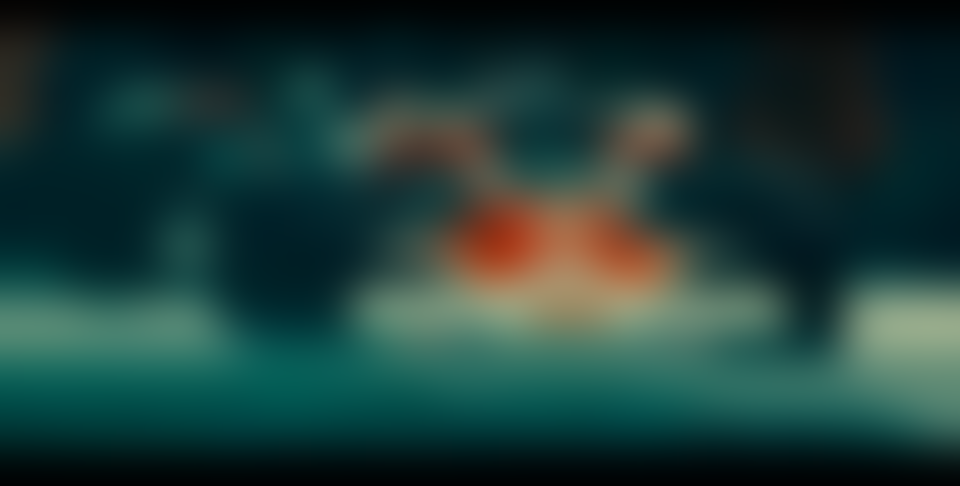
#> input picture qrcodes/Posters/Ready_masks/10_mask.png, 960 x 486 px, found by its file name; its folder holds 4 pictures in this run
$ python testqr.py
#> lines starting #> are read from the running program, lines starting #| are printed output that depends on the picture
import os

import qrcode
from qrcode.image.styledpil import StyledPilImage
from qrcode.image.styles.moduledrawers.pil import RoundedModuleDrawer
from qrcode.image.styles.colormasks import ImageColorMask
from PIL import Image, ImageFilter


def resize_mask(filename):
#> called with filename = '10_mask.png'
    img = Image.open("Ready_masks/" + filename)
#> img is the input picture: PIL image 960x486 RGB; mean R, G, B 30.4, 60.4, 56.1
    img = img.resize((300, 300))
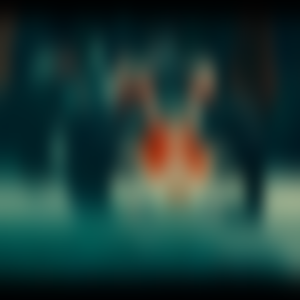
#> img: PIL image 300x300 RGB; mean R, G, B 30.4, 60.4, 56.1
    img.save("Ready_masks/" + filename)


file_list = os.listdir("../Posters/Ready_masks")
for file in file_list:
    print(file)
    resize_mask(file)
#> pass 2 of the loop `for file in file_list:`:
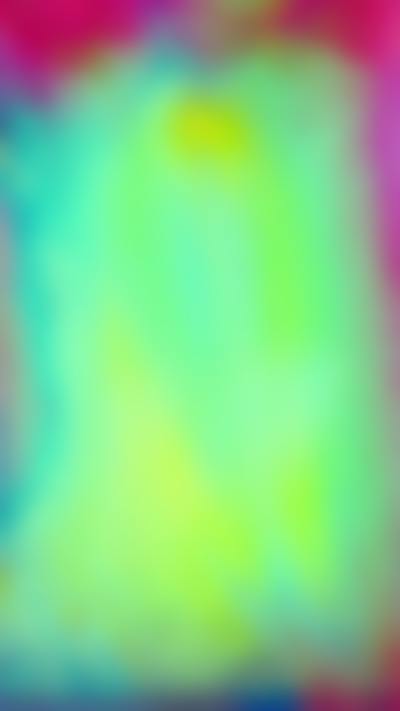
#> input picture qrcodes/Posters/Ready_masks/11_mask.png, 800 x 1422 px, found by its file name (shown at 1/2 size)
#> in resize_mask, img is the input picture: PIL image 800x1422 RGB; mean R, G, B 130.2, 201, 136.6
#> in resize_mask (call 2), `img = img.resize((300, 300))`:
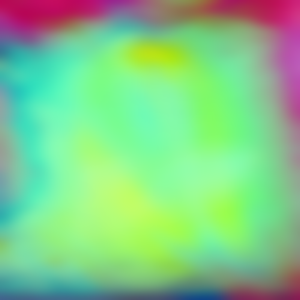
#> img: PIL image 300x300 RGB; mean R, G, B 130.2, 201.1, 136.6
#> pass 3 of the loop `for file in file_list:`:
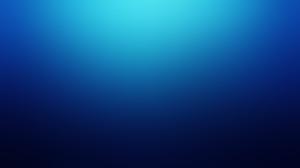
#> input picture qrcodes/Posters/Ready_masks/12_mask.png, 300 x 168 px, found by its file name
#> in resize_mask, img is the input picture: PIL image 300x168 RGB; mean R, G, B 14.3, 70.9, 126.6
#> in resize_mask (call 3), `img = img.resize((300, 300))`:
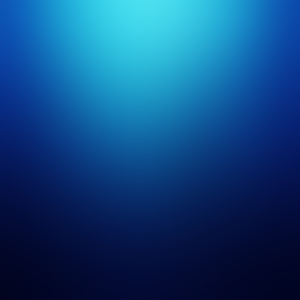
#> img: PIL image 300x300 RGB; mean R, G, B 14.4, 70.9, 126.6
#> the loop made 4 passes; the first 3 are shown
